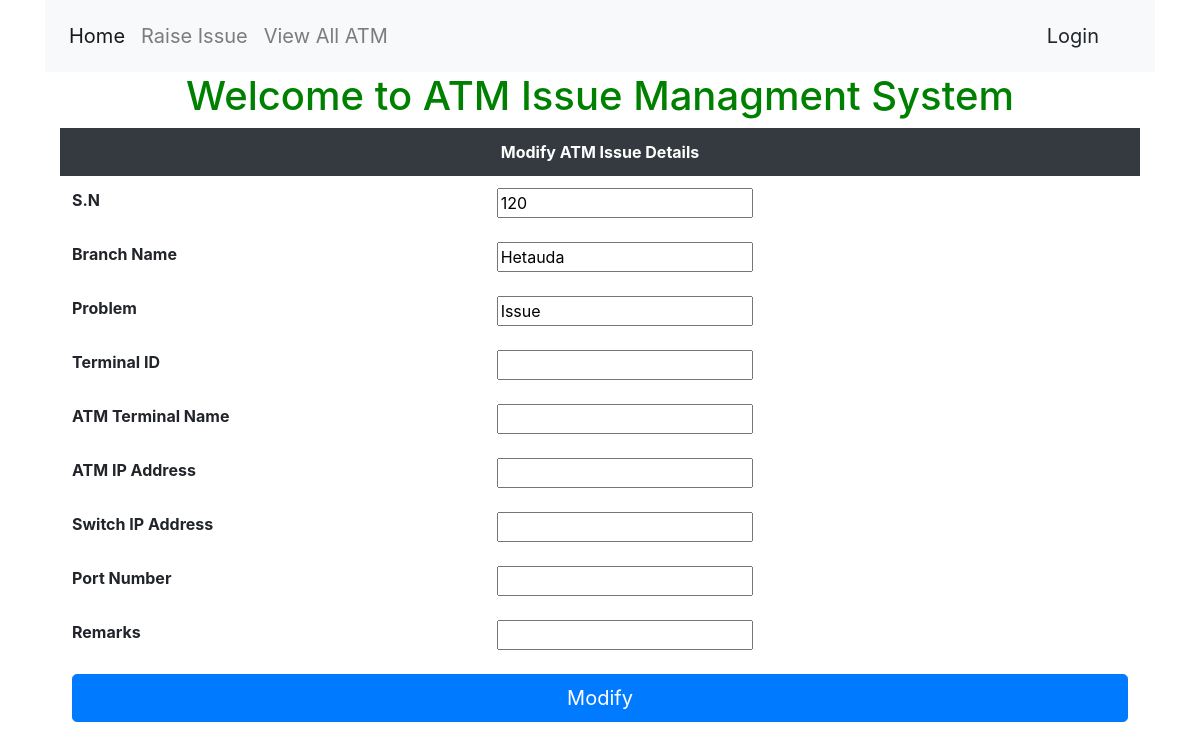
Page /ATMStatus/34/ on the committed database.
### ATMStatus/models.py (models this page shows)
class ViewATMStatus(models.Model):
    s_n = models.IntegerField(null=True)
    branch_name = models.CharField(max_length=100,null=True)
    problem = models.CharField(max_length=2083,null=True)
    remarks = models.CharField(max_length=100,null=True)
    terminal_id = models.CharField(max_length=17,null=True)
    atm_terminal_name = models.CharField(max_length=25,null=True)
    atm_ip_address = models.CharField(max_length=50,null=True)
    switch_ip_address = models.CharField(max_length=50,null=True)
    port_number =  models.IntegerField(null=True)

### ATMStatus/views.py (the view, shortened to what this page needs)
# urls.py: path('<int:pid>/',views.modify_atm_issue,name='modify_atm_issue'),
def modify_atm_issue(request, pid):
    addform = ViewATMStatus.objects.get(pk=pid)
    if request.method == 'GET':
        update_issue = AddATMStatusForm(instance=addform)
        print('test1')
        print(update_issue.is_valid())
        print(update_issue)
        return render(request, 'ModifyATMIssue.html', {'atm_issue_update': update_issue})

### ATMStatus/AddATMStatusForm.py
class AddATMStatusForm(forms.ModelForm):
    class Meta:
        model = ViewATMStatus
        fields = ['s_n','branch_name','problem','terminal_id','remarks','atm_terminal_name','switch_ip_address','atm_ip_address','port_number']

### ATMStatus/templates/ModifyATMIssue.html (shortened to what this page needs)
<!DOCTYPE html>
<html lang="en">
<head>
</head>
<body>
{% extends 'base.html' %}
{% block content %}
<form method="post" action="">
    <table class="table table-borderless">
            <thead class="thead-dark" align="center" style="size:16px;">
            <th colspan="2" >
                Modify ATM Issue Details
            </th>
            </thead>
            <tbody>
            <tr>
                <th scope="row">S.N</th>
                <td>{{atm_issue_update.s_n}}</td>
            </tr>
            <tr>
                <th scope="row">Branch Name</th>
                <td>{{atm_issue_update.branch_name}}</td>
            </tr>
            <tr>
                <th scope="row">Problem</th>
                <td>{{atm_issue_update.problem}}</td>
            </tr>
             <tr>
                <th scope="row">Terminal ID</th>
                <td>{{atm_issue_update.terminal_id}}</td>
            </tr>
            <tr>
                <th scope="row">ATM Terminal Name</th>
                <td>{{atm_issue_update.atm_terminal_name}}</td>
            </tr>
             <tr>
                <th scope="row">ATM IP Address</th>
                <td>{{atm_issue_update.atm_ip_address}}</td>
            </tr>
             <tr>
                <th scope="row">Switch IP Address</th>
                <td>{{atm_issue_update.switch_ip_address}}</td>
            </tr>
             <tr>
                <th scope="row">Port Number</th>
                <td>{{atm_issue_update.port_number}}</td>
            </tr>
             <tr>
                <th scope="row">Remarks</th>
                <td>{{atm_issue_update.remarks}}</td>
            </tr>
             <tr>
                <td colspan="2" align="center"><button type="submit" class="btn btn-primary btn-lg btn-block">Modify</button></td>
            </tr>
            </tbody>
        </table>
    </form>
{% endblock %}

### rows in the picture
ViewATMStatus: s_n "120", branch_name "Hetauda", problem "Issue"
